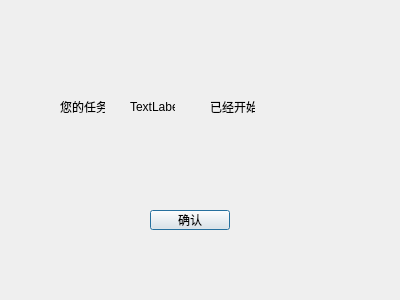
<?xml version="1.0" encoding="UTF-8"?>
<ui version="4.0">
 <class>inProgress_rmDialog</class>
 <widget class="QDialog" name="inProgress_rmDialog">
  <property name="geometry">
   <rect>
    <x>0</x>
    <y>0</y>
    <width>400</width>
    <height>300</height>
   </rect>
  </property>
  <property name="windowTitle">
   <string>Dialog</string>
  </property>
  <widget class="QPushButton" name="OK_pushButton">
   <property name="geometry">
    <rect>
     <x>150</x>
     <y>210</y>
     <width>80</width>
     <height>20</height>
    </rect>
   </property>
   <property name="text">
    <string>确认</string>
   </property>
  </widget>
  <widget class="QLabel" name="label">
   <property name="geometry">
    <rect>
     <x>60</x>
     <y>100</y>
     <width>45</width>
     <height>13</height>
    </rect>
   </property>
   <property name="text">
    <string>您的任务</string>
   </property>
  </widget>
  <widget class="QLabel" name="taskName_label">
   <property name="geometry">
    <rect>
     <x>130</x>
     <y>100</y>
     <width>45</width>
     <height>13</height>
    </rect>
   </property>
   <property name="text">
    <string>TextLabel</string>
   </property>
  </widget>
  <widget class="QLabel" name="label_2">
   <property name="geometry">
    <rect>
     <x>210</x>
     <y>100</y>
     <width>45</width>
     <height>13</height>
    </rect>
   </property>
   <property name="text">
    <string>已经开始</string>
   </property>
  </widget>
 </widget>
 <resources/>
 <connections/>
</ui>
